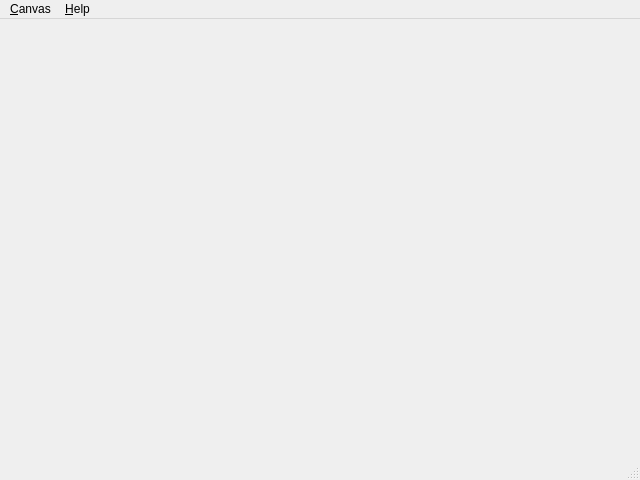
<?xml version="1.0" encoding="UTF-8"?>
<ui version="4.0">
 <class>MainWindow</class>
 <widget class="QMainWindow" name="MainWindow">
  <property name="geometry">
   <rect>
    <x>0</x>
    <y>0</y>
    <width>640</width>
    <height>480</height>
   </rect>
  </property>
  <widget class="QOsgViewer" name="centralWidget">
   <property name="mouseTracking">
    <bool>true</bool>
   </property>
   <property name="acceptDrops">
    <bool>true</bool>
   </property>
   <layout class="QHBoxLayout" name="horizontalLayout">
    <property name="spacing">
     <number>0</number>
    </property>
    <property name="margin">
     <number>1</number>
    </property>
   </layout>
  </widget>
  <widget class="QMenuBar" name="menuBar">
   <property name="geometry">
    <rect>
     <x>0</x>
     <y>0</y>
     <width>640</width>
     <height>21</height>
    </rect>
   </property>
   <property name="nativeMenuBar">
    <bool>true</bool>
   </property>
   <widget class="QMenu" name="canvasMenu">
    <property name="title">
     <string>&amp;Canvas</string>
    </property>
    <addaction name="cubeMappedHimmelAction"/>
    <addaction name="polarMappedHimmelAction"/>
    <addaction name="proceduralHimmelAction"/>
    <addaction name="separator"/>
    <addaction name="insert3DObjectFromFileAction"/>
    <addaction name="clearSceneAction"/>
    <addaction name="separator"/>
    <addaction name="quitAction"/>
   </widget>
   <widget class="QMenu" name="helpMenu">
    <property name="title">
     <string>&amp;Help</string>
    </property>
    <addaction name="aboutAction"/>
   </widget>
   <addaction name="canvasMenu"/>
   <addaction name="helpMenu"/>
  </widget>
  <widget class="QStatusBar" name="statusBar"/>
  <action name="openAction">
   <property name="text">
    <string>&amp;Import...</string>
   </property>
   <property name="shortcut">
    <string>Ctrl+O</string>
   </property>
  </action>
  <action name="paintAction">
   <property name="checkable">
    <bool>true</bool>
   </property>
   <property name="text">
    <string>&amp;Paint</string>
   </property>
   <property name="shortcut">
    <string>B</string>
   </property>
  </action>
  <action name="panAction">
   <property name="checkable">
    <bool>true</bool>
   </property>
   <property name="text">
    <string>P&amp;an</string>
   </property>
   <property name="shortcut">
    <string>H</string>
   </property>
  </action>
  <action name="zoomInAction">
   <property name="checkable">
    <bool>true</bool>
   </property>
   <property name="text">
    <string>Zoom &amp;In</string>
   </property>
   <property name="shortcut">
    <string>Z</string>
   </property>
  </action>
  <action name="zoomOutAction">
   <property name="checkable">
    <bool>true</bool>
   </property>
   <property name="text">
    <string>Zoom &amp;Out</string>
   </property>
   <property name="shortcut">
    <string>Shift+Z</string>
   </property>
  </action>
  <action name="actualPixelsAction">
   <property name="text">
    <string>&amp;Actual Pixels</string>
   </property>
   <property name="shortcut">
    <string>Ctrl+0</string>
   </property>
  </action>
  <action name="aboutAction">
   <property name="text">
    <string>&amp;About...</string>
   </property>
  </action>
  <action name="preferencesAction">
   <property name="text">
    <string>&amp;Preferences...</string>
   </property>
  </action>
  <action name="quitAction">
   <property name="text">
    <string>&amp;Quit</string>
   </property>
   <property name="shortcut">
    <string>Ctrl+Q</string>
   </property>
  </action>
  <action name="actionAf">
   <property name="text">
    <string>af</string>
   </property>
  </action>
  <action name="loadLayoutAction">
   <property name="text">
    <string>&amp;Load Layout...</string>
   </property>
  </action>
  <action name="saveCurrentLayoutAction">
   <property name="text">
    <string>&amp;Save Current Layout</string>
   </property>
  </action>
  <action name="saveCurrentLayoutAsAction">
   <property name="text">
    <string>Save Current Layout &amp;As...</string>
   </property>
  </action>
  <action name="closeAction">
   <property name="enabled">
    <bool>false</bool>
   </property>
   <property name="text">
    <string>&amp;Close</string>
   </property>
   <property name="shortcut">
    <string>Ctrl+W</string>
   </property>
  </action>
  <action name="exportAction">
   <property name="text">
    <string>&amp;Export...</string>
   </property>
   <property name="shortcut">
    <string>Ctrl+S</string>
   </property>
  </action>
  <action name="saveAction">
   <property name="text">
    <string>&amp;Save</string>
   </property>
   <property name="shortcut">
    <string>Ctrl+S</string>
   </property>
  </action>
  <action name="eraseAction">
   <property name="checkable">
    <bool>true</bool>
   </property>
   <property name="enabled">
    <bool>false</bool>
   </property>
   <property name="text">
    <string>&amp;Erase</string>
   </property>
   <property name="shortcut">
    <string>E</string>
   </property>
  </action>
  <action name="originalViewAction">
   <property name="checkable">
    <bool>true</bool>
   </property>
   <property name="text">
    <string>Show &amp;Original</string>
   </property>
   <property name="shortcut">
    <string>O</string>
   </property>
  </action>
  <action name="resultViewAction">
   <property name="checkable">
    <bool>true</bool>
   </property>
   <property name="checked">
    <bool>true</bool>
   </property>
   <property name="text">
    <string>Show &amp;Result || Debug</string>
   </property>
   <property name="shortcut">
    <string>R</string>
   </property>
  </action>
  <action name="inputViewAction">
   <property name="checkable">
    <bool>true</bool>
   </property>
   <property name="text">
    <string>Show &amp;Input Mask</string>
   </property>
   <property name="shortcut">
    <string>I</string>
   </property>
  </action>
  <action name="layerViewAction">
   <property name="checkable">
    <bool>true</bool>
   </property>
   <property name="enabled">
    <bool>false</bool>
   </property>
   <property name="text">
    <string>Show &amp;Supportive Layer</string>
   </property>
  </action>
  <action name="actionDf">
   <property name="text">
    <string>df</string>
   </property>
  </action>
  <action name="createNewBrushAction">
   <property name="text">
    <string>&amp;Create new Brush...</string>
   </property>
  </action>
  <action name="actionAsd">
   <property name="text">
    <string>asd</string>
   </property>
  </action>
  <action name="cubeMappedHimmelAction">
   <property name="checkable">
    <bool>true</bool>
   </property>
   <property name="text">
    <string>&amp;CubeMapped Himmel</string>
   </property>
   <property name="shortcut">
    <string>Ctrl+Shift+C</string>
   </property>
  </action>
  <action name="polarMappedHimmelAction">
   <property name="checkable">
    <bool>true</bool>
   </property>
   <property name="text">
    <string>&amp;PolarMapped Himmel</string>
   </property>
   <property name="shortcut">
    <string>Ctrl+Shift+P</string>
   </property>
  </action>
  <action name="proceduralHimmelAction">
   <property name="checkable">
    <bool>true</bool>
   </property>
   <property name="enabled">
    <bool>false</bool>
   </property>
   <property name="text">
    <string>&amp;Procedural Himmel</string>
   </property>
   <property name="shortcut">
    <string>Ctrl+Shift+P</string>
   </property>
  </action>
  <action name="insert3DObjectFromFileAction">
   <property name="text">
    <string>&amp;Insert 3D-Objects from File ...</string>
   </property>
   <property name="shortcut">
    <string>Ctrl+R</string>
   </property>
  </action>
  <action name="clearSceneAction">
   <property name="text">
    <string>Clea&amp;r Scene</string>
   </property>
   <property name="shortcut">
    <string>Ctrl+W</string>
   </property>
  </action>
 </widget>
 <layoutdefault spacing="6" margin="11"/>
 <customwidgets>
  <customwidget>
   <class>QOsgViewer</class>
   <extends>QWidget</extends>
   <header>gui/qosgviewer.h</header>
   <container>1</container>
  </customwidget>
 </customwidgets>
 <resources/>
 <connections/>
</ui>
